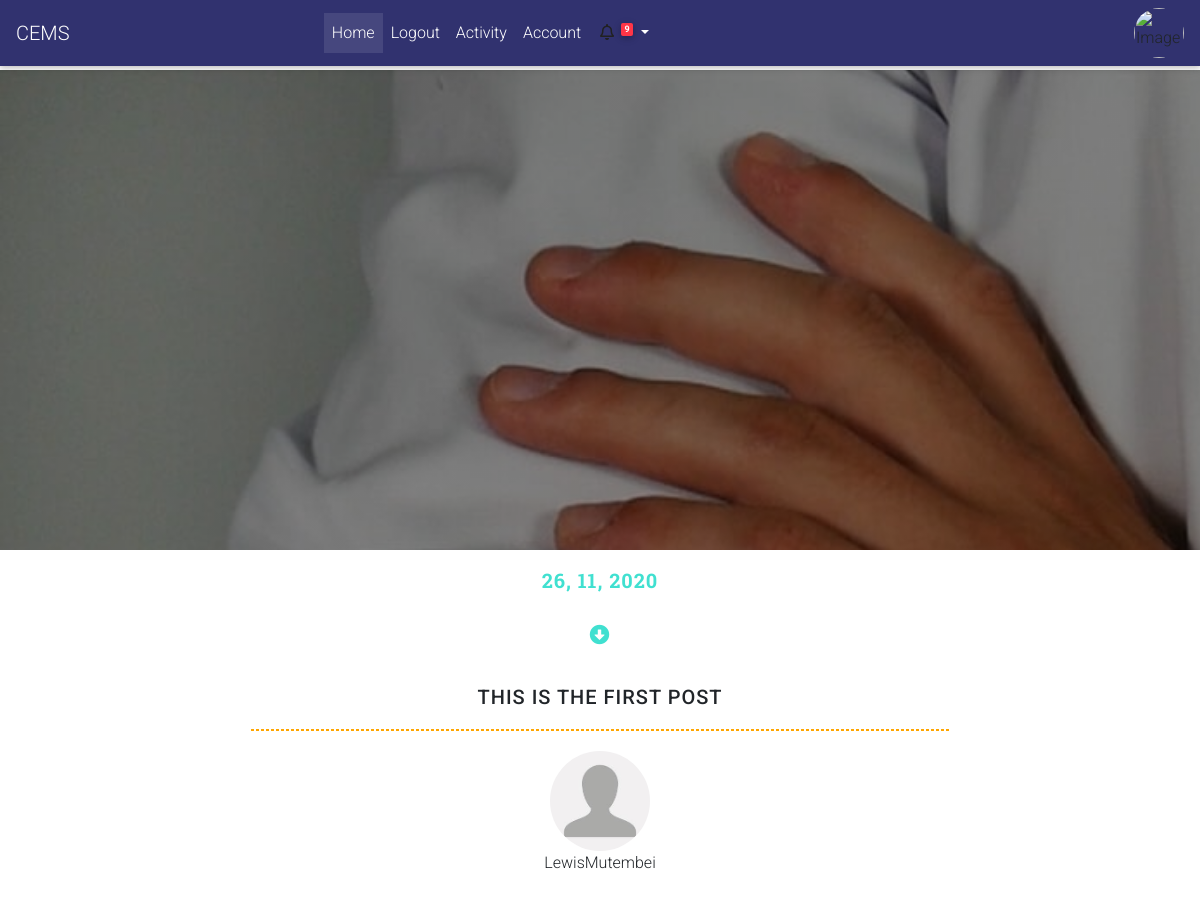
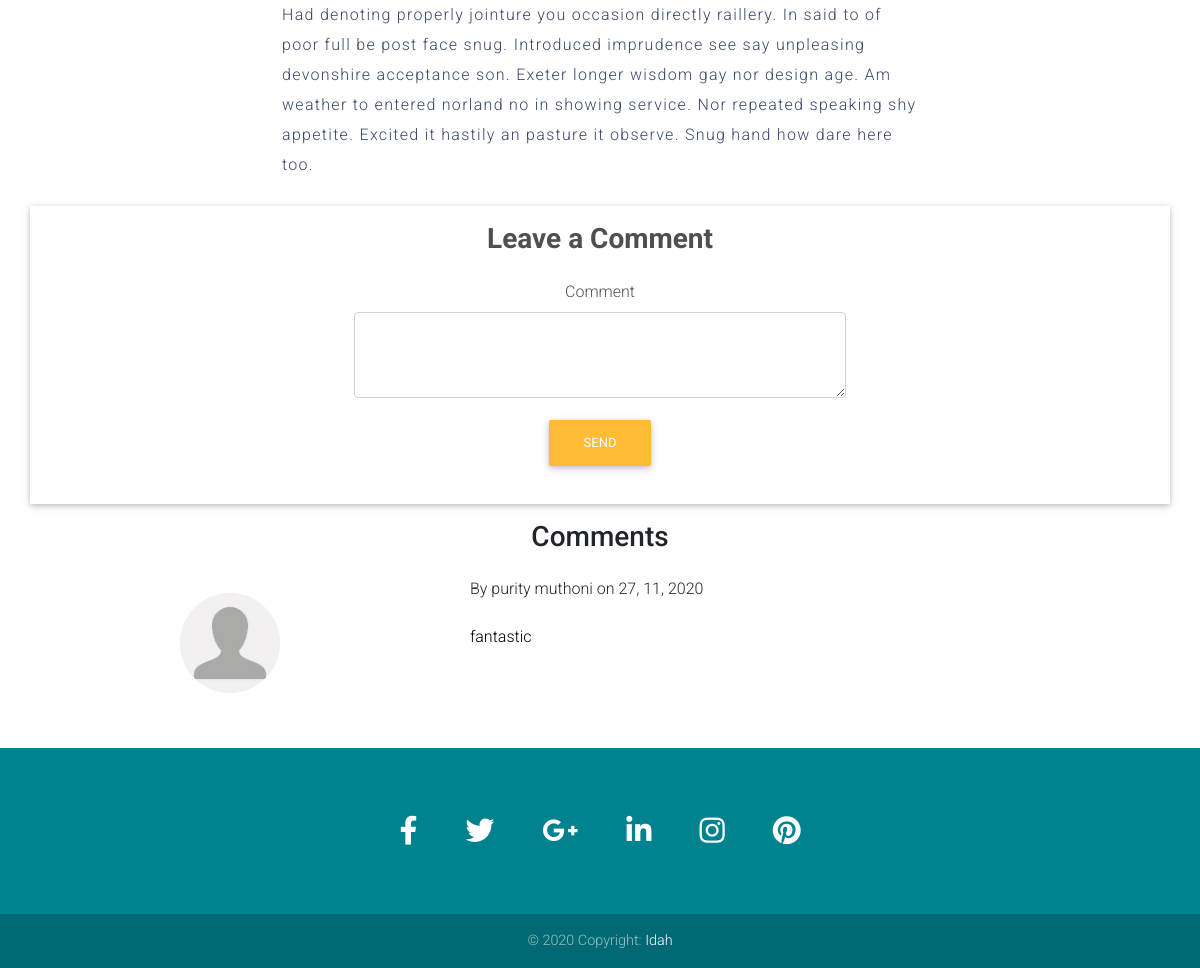
The page /singlepost/1 on the database its author committed (2 pictures, top to bottom).
### main_app/models.py (models this page shows)
class Post(db.Model):
    __tablename__ = "posts"
    post_id = db.Column(db.Integer,primary_key = True)
    posted_by = db.Column(db.String(64), nullable=False)
    post_title = db.Column(db.String(100))
    employee_id = db.Column(db.Integer)
    posted_on = db.Column(db.DateTime, default = datetime.utcnow())
    post_category = db.Column(db.String(40))
    post_description =db.Column(db.String(400))
    post_image_filename = db.Column(db.String(80))
    comments = db.Column(db.Integer, default = 0)
    sender_image = db.Column(db.String(30))

class Comments(db.Model):
    __tablename = "Comments"
    id = db.Column(db.Integer, primary_key = True)
    posted_by = db.Column(db.Integer)
    comment = db.Column(db.String(300))
    posted_on  = db.Column(db.DateTime, default = datetime.utcnow())
    post_id = db.Column(db.Integer)
    sender_profile = db.Column(db.String)

### app.py (the view)
@app.route("/singlepost/<int:post_id>", methods=['GET','POST'])
def singlepost(post_id):
    post= Post.query.filter_by(post_id = post_id).first()
    comments = Comments.query.filter_by(post_id = post_id)
    return render_template("single_post.html",post=post, comments=comments)

### app.py (called while the page is built)
@app.template_test("none")
def is_none(obj):
    return obj is None

### main_app/templates/single_post.html (shortened to what this page needs)
{% extends 'base.html'%}
{%block head %}
<link rel="stylesheet" href="{{url_for('static', filename='css/singlepage.css')}}">
{%endblock%}
{%block content%}
    <div class="header-block container-fluid">
    </div>
    <div class="single-block container-fluid">
        <div class="date-block">
             <span class=""> {{post['posted_on'].strftime("%d, %m, %Y")}} </span>
             <br>
             <br>
             <i class="fas fa-arrow-alt-circle-down"></i>
        </div>
        <h3 class="single-post-title h5 text-center"> {{post['post_title']}} </h3>
        <hr class="horizontal-line">
        <div class="single-post-image" >
            <img src="../static/images/profiles/{{post['sender_image']}}" alt="" class="single-post-avatar">
            <br>
            <span> {{post['posted_by']}}</span>
      </div>
        <p class="single-post-body">
            {{post['post_description']}}
        </p>
        <div class="container my-3 z-depth-1">
            <section class="dark-grey-text text-center px-md-5 py-3">
              <div class="row">
                <div class="col-lg-6 col-md-8 mx-auto">
                  <form class="" method="POST" action="{{url_for('add_comment', post_id = post['post_id'])}}">
                    <h3 class="font-weight-bold mb-4">Leave a Comment</h3>
                                  <div class="form-group purple-border">
                        <label for="exampleFormControlTextarea4">Comment</label>
                        <textarea name="comment" class="form-control " id="exampleFormControlTextarea4" rows="3"  ></textarea>
                      </div>
                    <div>
                         <button type="submit" class="btn btn-warning ">
                           Send
                        </button>
                      </div>
                  </form>
                </div>
              </div>
            </section>
          </div>
                    <h3 class="comments h3 text-center">  Comments</h3>
                    {%for comment in comments%}
        <div class="row d-flex w-75 mx-auto my-4   justify-content-evenly">
            <div class="col-md-3 col-lg-4  py-3">
                <img src="../static/images/profiles/{{comment['sender_profile']}}" alt="" class="single-post-avatar" >
            </div>
            <div class="col-md-7 col-lg-6 ">
                <span class="comment"> By {{comment['posted_by']}}  on {{comment['posted_on'].strftime('%d, %m, %Y')}} </span> <br> <br>
                <p class="actual-comment">
                    {{comment['comment']}}
                </p>
            </div>
        </div>
        {%endfor%}
    </div>
{%endblock%}

### main_app/static/css/singlepage.css (style rules this page uses)
.header-block { margin:0px; width:100%; min-height: 60vh; background:linear-gradient(140deg,rgba(0,0,0,0.4),rgba(0,0,0,0.4)), url('../images/bg/one.jpg'); background-size:cover; background-attachment: fixed; background-repeat: no-repeat; background-position: top top; }
.single-block { width:100%; min-height: 200px; padding:15px 20px; }
.date-block { text-align: center; font-size: 20px; letter-spacing: 1px; font-weight: 700; color: turquoise; font-family: 'Roboto Slab', serif; height: 100px; }
.single-post-title { text-transform: uppercase; letter-spacing: 1px; margin: 20px 10px; }
.horizontal-line { width: 60%; margin:auto; border-width: 0.6px ; border: 1px dashed orange; margin-bottom: 20px; }
.single-post-body { margin: 15px auto; padding: 10px 30px; line-height:30px; font-size:16px; font-family: 'Roboto', sans-serif; color:#394867; width: 60%; text-align:left; letter-spacing: 1.3px; }
.single-post-image { text-align: center; position: relative; }
.single-post-avatar { width: 100px; height: 100px; border-radius: 50%; }
.actual-comment { color:black; font-size: 16px; }

### rows shown on the page
Post: posted_on "26, 11, 2020", post_title "THIS IS THE FIRST POST", sender_image (placeholder picture), posted_by "LewisMutembei", post_description "Had denoting properly jointure you occasion directly raillery. In said to of poor full be post face snug. Introduced imprudence see say unpleasing devonshire acceptance son. Exeter longer wisdom gay nor design age. Am weather to entered norland no in showing service. Nor repeated speaking shy appetite. Excited it hastily an pasture it observe. Snug hand how dare here too."
Comments: sender_profile (placeholder picture), posted_by "purity muthoni", posted_on "27, 11, 2020", comment "fantastic"
